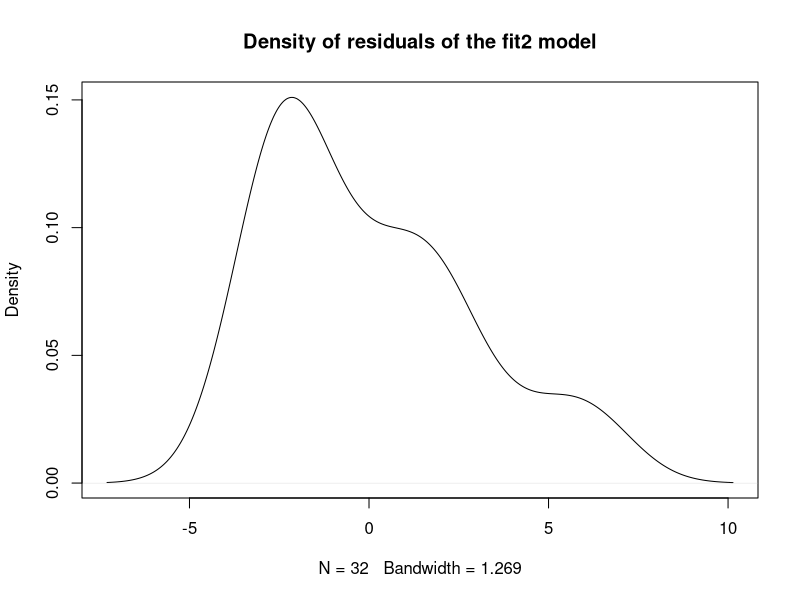

This chart was generated by the following R code:
## ---- chunk 1
knitr::opts_chunk$set(echo = TRUE)
## ---- chunk 2
data("mtcars")
head(mtcars, 3)
fit1 <- lm(mpg ~ factor(am), data = mtcars)
summary(fit1)$coef
confint(fit1)
## ---- chunk 3
fit2 <- lm(mpg ~ factor(am) + wt + disp, data = mtcars)
summary(fit2)$coef
confint(fit2)
## ---- chunk 4
anova(fit1, fit2)
## ---- chunk 5
plot(density(resid(fit2)), main = "Density of residuals of the fit2 model")
